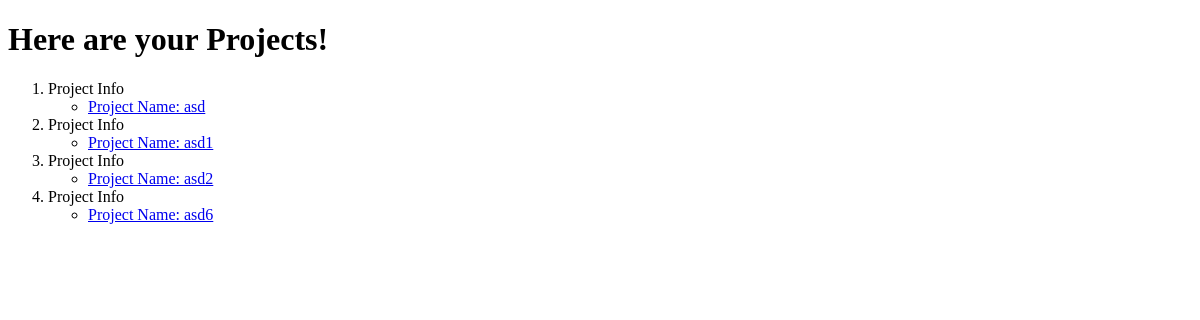
The page /webapp/myscientistprojects/ (signed in) on the database as committed earlier.
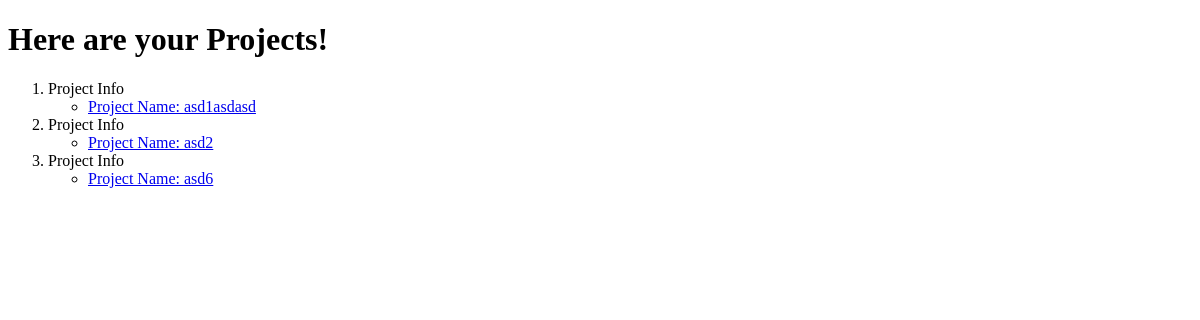
The same page on the database as committed later.
### webapp/models.py (models this page shows, shortened)
class Project(models.Model):
    owner = models.IntegerField()
    scientist = models.ForeignKey(Scientist, on_delete=models.CASCADE, related_name="scientist")
    donator = models.ManyToManyField(Donator, blank=True)
    name = models.CharField(max_length=50, unique=True)
    description = models.CharField(max_length=500)

### webapp/views.py (the view)
# urls.py: path("myscientistprojects/", views.privateScientistProjectView, name="mySprojects"),
def privateScientistProjectView(request):
    context = {}
    user_id = request.user.scientist.id
    projects_list = Project.objects.filter(owner=user_id)
    context["data"] = projects_list
    return render(request, "webapp/privateprojects.html", context)

### templates/webapp/privateprojects.html (shortened to what this page needs)
<!DOCTYPE html>
<html lang="en" dir="ltr">
  <head>
  </head>
  <body>
    <h1>Here are your Projects!</h1>
    {% if data %}
    <ol>
      {% for project in data %}
      <li>Project Info</li>
        <ul>
          <li><a href={{project.id}}>Project Name: {{project.name}}</a></li>
        </ul>
        {% endfor %}
    </ol>
    {% endif %}
  </body>
</html>

Rows that differ between the two databases and show on the page:
removed Project: name "asd"
changed Project: name "asd1" → "asd1asdasd"
